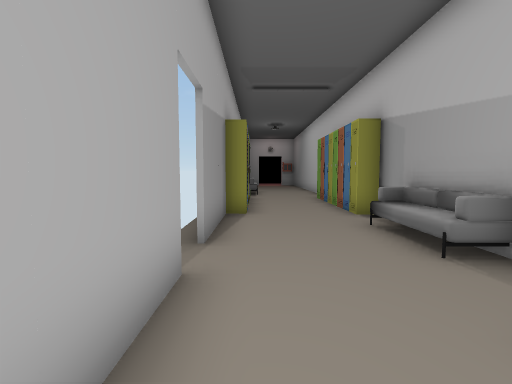
[1] (above)

13 first-person views from a walk through a Unity game level. The camera is 1.2 m above the floor, tilts 4° down and sees 85° across. The floor is counted in squares, 1 m on a side. Each view is taken from the middle of a square. On the plan, view 1 faces up. The plan holds only what a view shows up to about 13 squares ahead; the rest is blank. The place goes on beyond the plan. Door leaves are left out, so doorways stand open.

[2]
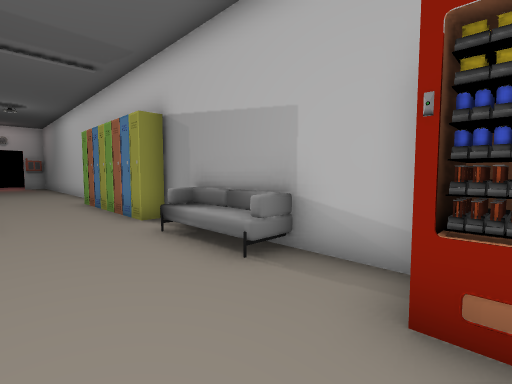

[3]
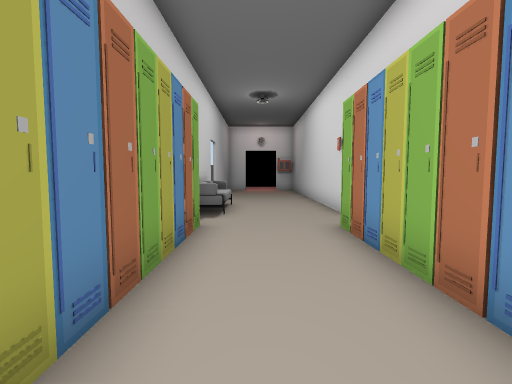

[4]
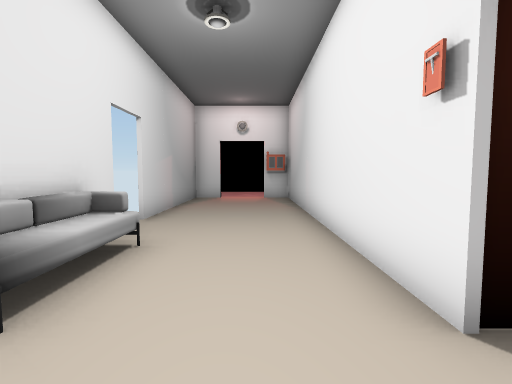

[5]
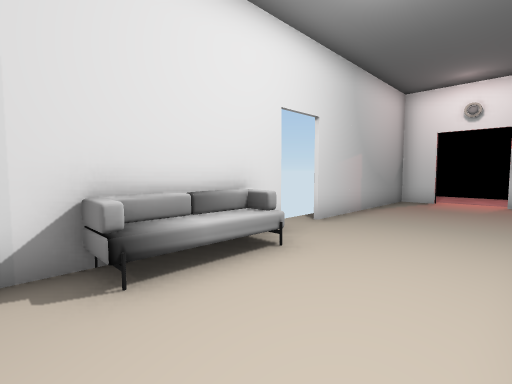

[6]
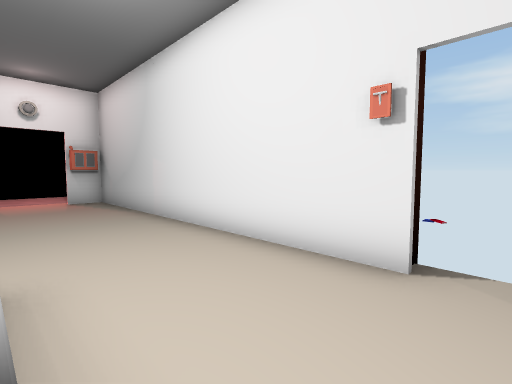

[7]
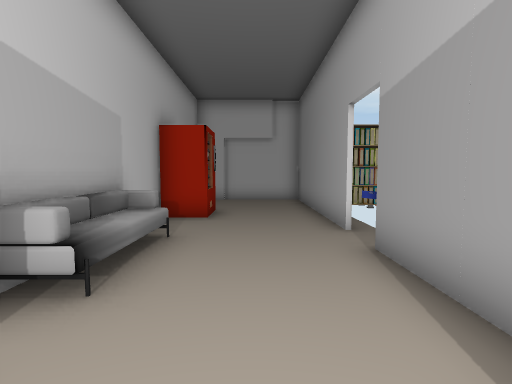

[8]
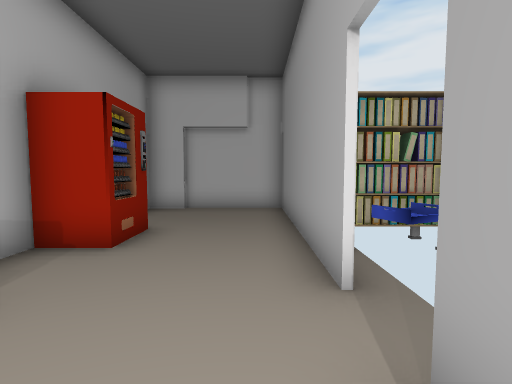

[9]
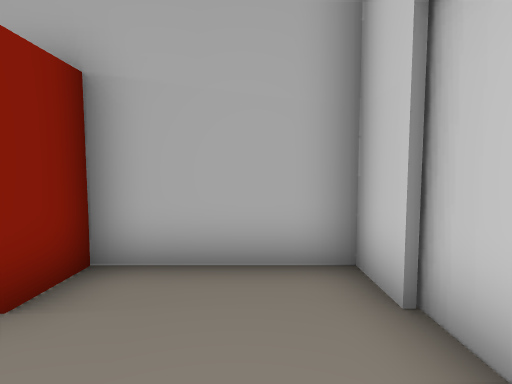

[10]
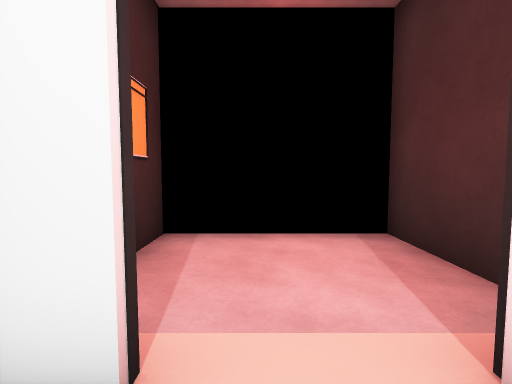

[11]
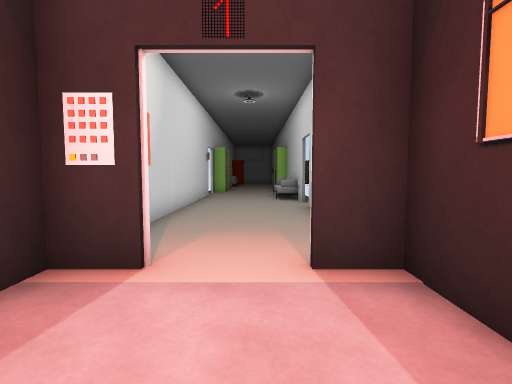

[12]
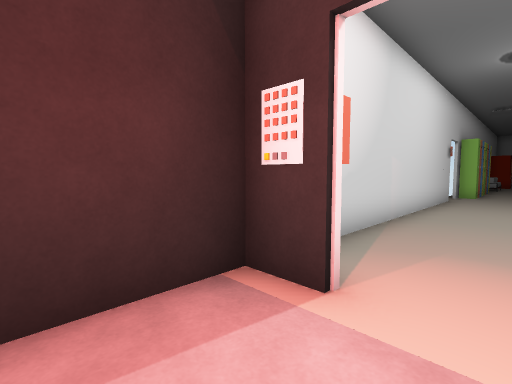

[13]
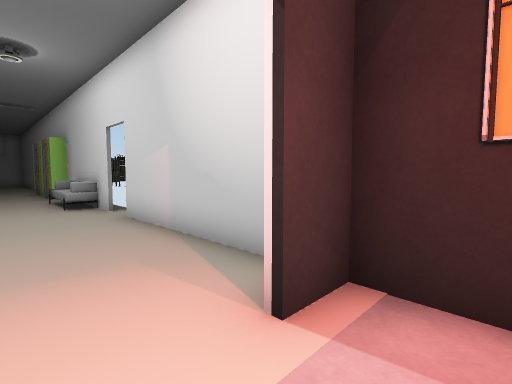

### Floor plan
Points are (right, up) in squares from view 1. A wall is a line through its corners. A room is listed if a view was taken in it or the views show most of it. See-through windows are left out.
Room 1 (views 1, 2, 3, 4, 5, 6, 7, 8, 9, 10)
walls: (3.5, 13) (3.5, 13.6); (-0.9, 8) (-0.9, 4.6); (3.5, 17.4) (3.5, 26.4) (2.4, 26.4); (-0.9, 18.8) (-0.9, 13.2); (-0.9, 3.2) (-0.9, -3.5) (2.5, -3.5); (-0.9, 26) (-0.9, 20); (0.4, 26.4) (-0.9, 26.4); (2.4, 26.6) (3.5, 26.6) (3.5, 27.6); (2.4, -3.3) (3.5, -3.3) (3.5, 8.1)
ways out: open door at (1.5, 26.5) to room 2; open door at (-1, 4); open door at (-1, 19.5); open door at (4, 14)
objects: locker (-1, 10); locker (-1, 11) to (0, 11); locker (-1, 12); locker (0, 9); locker (0, 10); locker (0, 12); locker (0, 13); sofa (0, 15) to (0, 17); other object (2, 0) to (3, 2); sofa (3, 6); locker (3, 8); locker (3, 9); locker (3, 10); locker (3, 11); locker (3, 12); locker (3, 13); other object (3, 26); other object (3, 27); other object (4, 15) to (4, 17)
Room 2 (views 11, 12, 13)
walls: (-0.9, 30.5) (-0.9, 26); (3.5, 27.6) (3.5, 30.4) (2.1, 30.4); (-0.9, 26.6) (0.4, 26.6)
ways out: open door at (1.5, 26.5) to room 1

Where each view was taken, in squares from view 1:
view 1: 0 up, 0 right, facing up
view 2: 1 up, 0 right, facing up-right
view 3: 7 up, 1 right, facing up
view 4: 13 up, 2 right, facing up
view 5: 14 up, 3 right, facing up-left
view 6: 14 up, 0 right, facing up-right
view 7: 9 up, 1 right, facing down
view 8: 6 up, 0 right, facing down
view 9: 2 down, 0 right, facing right
view 10: 25 up, 1 right, facing up
view 11: 30 up, 1 right, facing down
view 12: 29 up, 1 right, facing down-right
view 13: 28 up, 2 right, facing down-left
